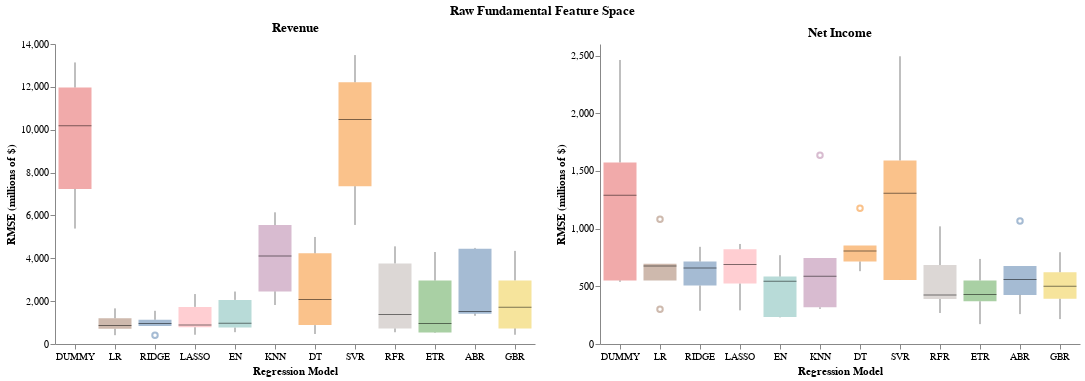

The code cell stored with this chart in its notebook:
### Code cell
full_chart = (rev_chart | ear_chart).properties(
    title=alt.TitleParams('Raw Fundamental Feature Space', anchor='middle'))
full_chart.configure_view(stroke=None)

### Figure 1 — Vega-Lite specification as saved in the notebook (floating-point values rounded to 4 significant figures)
{"config": {"view": {"continuousWidth": 300, "continuousHeight": 300, "stroke": null}}, "hconcat": [{"data": {"name": "data-e4848a7503e595a6718efbc59805ee4b"}, "mark": {"type": "boxplot", "median": {"color": "black", "strokeWidth": 3}, "opacity": 0.5, "size": 33}, "encoding": {"color": {"field": "model", "legend": null, "type": "nominal"}, "x": {"axis": {"grid": false, "labelAngle": 0}, "field": "model", "sort": ["DUMMY", "LR", "RIDGE", "LASSO", "EN", "KNN", "DT", "SVR", "RFR", "ETR", "ABR", "GBR"], "title": "Regression Model", "type": "nominal"}, "y": {"axis": {"grid": false}, "field": "rmse", "title": "RMSE (millions of $)", "type": "quantitative"}}, "height": 300, "title": "Revenue", "width": 480}, {"data": {"name": "data-b37f6dd017c7f136a2761f75bf14d2f5"}, "mark": {"type": "boxplot", "median": {"color": "black", "strokeWidth": 3}, "opacity": 0.5, "size": 33}, "encoding": {"color": {"field": "model", "legend": null, "type": "nominal"}, "x": {"axis": {"grid": false, "labelAngle": 0}, "field": "model", "sort": ["DUMMY", "LR", "RIDGE", "LASSO", "EN", "KNN", "DT", "SVR", "RFR", "ETR", "ABR", "GBR"], "title": "Regression Model", "type": "nominal"}, "y": {"axis": {"grid": false}, "field": "rmse", "title": "RMSE (millions of $)", "type": "quantitative"}}, "height": 300, "title": "Net Income", "width": 480}], "title": {"text": "Raw Fundamental Feature Space", "anchor": "middle"}, "$schema": "https://vega.github.io/schema/vega-lite/v5.20.1.json", "datasets": {"data-e4848a7503e595a6718efbc59805ee4b": [{"model": "DUMMY", "rmse": 10180.0}, {"model": "DUMMY", "rmse": 13140.0}, {"model": "DUMMY", "rmse": 5387.0}, {"model": "DUMMY", "rmse": 11970.0}, {"model": "DUMMY", "rmse": 7235.0}, {"model": "LR", "rmse": 710.2}, {"model": "LR", "rmse": 1662.0}, {"model": "LR", "rmse": 869.1}, {"model": "LR", "rmse": 1202.0}, {"model": "LR", "rmse": 411.7}, {"model": "RIDGE", "rmse": 951.5}, {"model": "RIDGE", "rmse": 1549.0}, {"model": "RIDGE", "rmse": 844.3}, {"model": "RIDGE", "rmse": 1132.0}, {"model": "RIDGE", "rmse": 409.0}, {"model": "LASSO", "rmse": 783.5}, {"model": "LASSO", "rmse": 1731.0}, {"model": "LASSO", "rmse": 884.5}, {"model": "LASSO", "rmse": 2331.0}, {"model": "LASSO", "rmse": 431.4}, {"model": "EN", "rmse": 965.6}, {"model": "EN", "rmse": 2447.0}, {"model": "EN", "rmse": 766.2}, {"model": "EN", "rmse": 2058.0}, {"model": "EN", "rmse": 551.8}, {"model": "KNN", "rmse": 4109.0}, {"model": "KNN", "rmse": 6145.0}, {"model": "KNN", "rmse": 1820.0}, {"model": "KNN", "rmse": 5551.0}, {"model": "KNN", "rmse": 2454.0}, {"model": "DT", "rmse": 2074.0}, {"model": "DT", "rmse": 4995.0}, {"model": "DT", "rmse": 466.8}, {"model": "DT", "rmse": 4233.0}, {"model": "DT", "rmse": 882.7}, {"model": "SVR", "rmse": 10470.0}, {"model": "SVR", "rmse": 13480.0}, {"model": "SVR", "rmse": 5556.0}, {"model": "SVR", "rmse": 12210.0}, {"model": "SVR", "rmse": 7364.0}, {"model": "RFR", "rmse": 1382.0}, {"model": "RFR", "rmse": 4557.0}, {"model": "RFR", "rmse": 548.9}, {"model": "RFR", "rmse": 3758.0}, {"model": "RFR", "rmse": 726.1}, {"model": "ETR", "rmse": 951.1}, {"model": "ETR", "rmse": 4293.0}, {"model": "ETR", "rmse": 536.3}, {"model": "ETR", "rmse": 2964.0}, {"model": "ETR", "rmse": 515.5}, {"model": "ABR", "rmse": 1415.0}, {"model": "ABR", "rmse": 4445.0}, {"model": "ABR", "rmse": 1315.0}, {"model": "ABR", "rmse": 4483.0}, {"model": "ABR", "rmse": 1519.0}, {"model": "GBR", "rmse": 1716.0}, {"model": "GBR", "rmse": 4345.0}, {"model": "GBR", "rmse": 431.4}, {"model": "GBR", "rmse": 2967.0}, {"model": "GBR", "rmse": 728.9}], "data-b37f6dd017c7f136a2761f75bf14d2f5": [{"model": "DUMMY", "rmse": 1574.0}, {"model": "DUMMY", "rmse": 2461.0}, {"model": "DUMMY", "rmse": 538.8}, {"model": "DUMMY", "rmse": 1290.0}, {"model": "DUMMY", "rmse": 550.8}, {"model": "LR", "rmse": 694.6}, {"model": "LR", "rmse": 675.6}, {"model": "LR", "rmse": 550.3}, {"model": "LR", "rmse": 1080.0}, {"model": "LR", "rmse": 300.2}, {"model": "RIDGE", "rmse": 842.1}, {"model": "RIDGE", "rmse": 659.2}, {"model": "RIDGE", "rmse": 506.7}, {"model": "RIDGE", "rmse": 714.8}, {"model": "RIDGE", "rmse": 288.2}, {"model": "LASSO", "rmse": 866.8}, {"model": "LASSO", "rmse": 689.0}, {"model": "LASSO", "rmse": 524.3}, {"model": "LASSO", "rmse": 820.6}, {"model": "LASSO", "rmse": 291.4}, {"model": "EN", "rmse": 584.2}, {"model": "EN", "rmse": 769.6}, {"model": "EN", "rmse": 234.7}, {"model": "EN", "rmse": 543.2}, {"model": "EN", "rmse": 230.8}, {"model": "KNN", "rmse": 745.1}, {"model": "KNN", "rmse": 1635.0}, {"model": "KNN", "rmse": 317.8}, {"model": "KNN", "rmse": 586.7}, {"model": "KNN", "rmse": 304.5}, {"model": "DT", "rmse": 805.7}, {"model": "DT", "rmse": 1176.0}, {"model": "DT", "rmse": 854.7}, {"model": "DT", "rmse": 715.0}, {"model": "DT", "rmse": 631.2}, {"model": "SVR", "rmse": 1591.0}, {"model": "SVR", "rmse": 2494.0}, {"model": "SVR", "rmse": 555.0}, {"model": "SVR", "rmse": 1306.0}, {"model": "SVR", "rmse": 555.4}, {"model": "RFR", "rmse": 684.3}, {"model": "RFR", "rmse": 1020.0}, {"model": "RFR", "rmse": 425.4}, {"model": "RFR", "rmse": 390.2}, {"model": "RFR", "rmse": 268.7}, {"model": "ETR", "rmse": 550.8}, {"model": "ETR", "rmse": 737.1}, {"model": "ETR", "rmse": 370.0}, {"model": "ETR", "rmse": 429.9}, {"model": "ETR", "rmse": 172.3}, {"model": "ABR", "rmse": 675.5}, {"model": "ABR", "rmse": 1066.0}, {"model": "ABR", "rmse": 425.5}, {"model": "ABR", "rmse": 558.7}, {"model": "ABR", "rmse": 259.1}, {"model": "GBR", "rmse": 622.0}, {"model": "GBR", "rmse": 795.3}, {"model": "GBR", "rmse": 392.1}, {"model": "GBR", "rmse": 501.5}, {"model": "GBR", "rmse": 215.9}]}}
